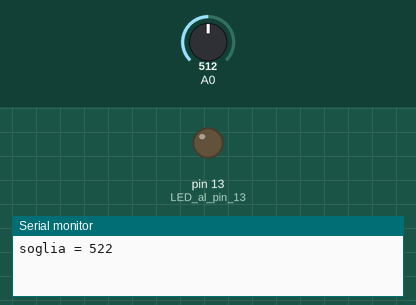
The sketch below on a simulated Arduino Uno, built with avr-gcc and run on an emulated ATmega328P. Shown: output pins drawn as LEDs (lit = HIGH), the last lines printed to the serial monitor. The test bench sets the inputs (shaded band); at power-on: A0 = 512.

Above: at 2.2 s.
2.3 s: A0 set to 531
At 3.6 s:
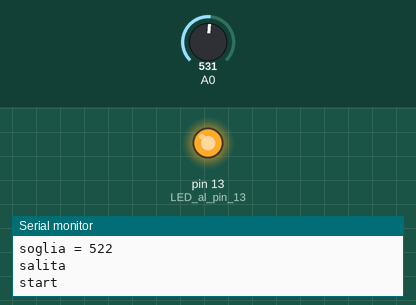
3.9 s: A0 set to 511
At 4.6 s:
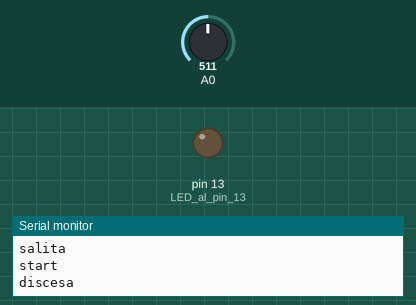
5.6 s: A0 set to 716
At 6.7 s:
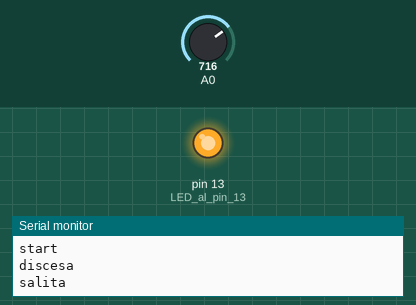
7.2 s: A0 set to 306
At 8.8 s:
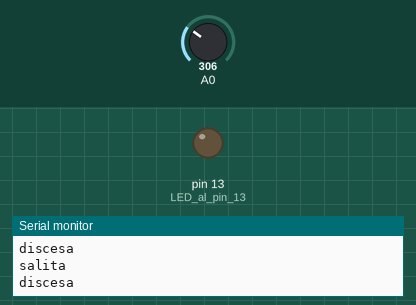
Timing chart, 0 to 9.9 s (numbered marks = the images above; inputs shaded):
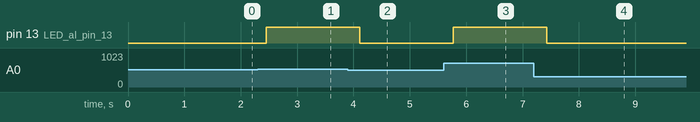

Measured:
- the behaviour switches between 522 and 523 on A0 (found by bisection; images 0 and 1)
- after the input at 2.3 s, pin 13 (LED_al_pin_13): LOW → HIGH after 0.16 s
- after the input at 3.9 s, pin 13 (LED_al_pin_13): HIGH → LOW after 0.21 s
- after the input at 5.6 s, pin 13 (LED_al_pin_13): LOW → HIGH after 0.17 s
- after the input at 7.2 s, pin 13 (LED_al_pin_13): HIGH → LOW after 0.23 s

The sketch:

fotoresistore_conteggio.ino
```cpp
// Esperimento con fotoresistore - conteggio

int x = 0;       // variabile dove salviamo la media dei dati
int soglia = 0;  // variabile misurata solo all'inizio

bool stato = false;       // stato e prev_stato falsi: sotto soglia
bool prev_stato = false;  // stato e prev_stato veri: sopra soglia
                          // fronte salita se stato vero ma prev_stato falso
                          // fronte discesa se stato falso ma prev_stato vero

bool count = false;  // variabile che ci dice se stiamo conteggiando o no
long istante = 0;    // variabile che misura l'istante a inizio conteggio,
                     // che inizierà ad ogni fronte di salita

#define FINESTRA 10000  // durata fissa di conteggio, in millisecondi
int click = 0;          // variabile che aumenta ad ogni fronte di discesa


int const fsize = 3;  // numero costante di misure prima di fare la media
int fil[fsize];       // array che conterrà le misure
int i = 0;            // indice per segnarci quale misura si sta facendo
float avg = 0.0;      // variabile utile per calcolare la media mobile


void setup() {
  Serial.begin(9600);   // Attiviamo la seriale fissandola a 9600 baud

  x = analogRead(A0); //Serial.print(x); Serial.print(" ");
  delay(500);
  x += analogRead(A0); //Serial.print(x/2); Serial.print(" ");
  delay(500);
  x += analogRead(A0); //Serial.println(x/3);

  soglia = x/3 + 10;   // la soglia è frutto di una media di tre misure,
                       // poi sommiamo un valore consono per la luce ambientale
  Serial.print("soglia = "); Serial.println(soglia);

  pinMode(LED_BUILTIN, OUTPUT);  // LED al pin 13, se usiamo Arduino UNO
}


void loop(){

  fil[i] = analogRead(A0);   // facciamo la misura, qui e ora
  delay(50);                 // aspettiamo 50 millisecondi
  if(i < (fsize-1)) i++;     // aumentiamo di uno il contatore della misura
  else i = 0;                // se siamo a fine misura risettiamo a zero

  avg = 0;   // risettiamo a zero
  for(int j = 0; j< fsize; j++){
    avg += (float)fil[j];   // sommiamo tutti i valori di array
  }
  avg = avg / (float)(fsize);  // divido la somma attuale per dimensione array
                        // NB si potrebbe migliorare questa parte,
                        // troppi i calcoli di avg,
                        // infatti solo alla fine ho la media adeguata...

  if(i == (fsize-1)){  // solo alla fine
    x = avg;  // valuto x
    //Serial.print(x); Serial.print(" "); Serial.println(soglia);
    //Serial.println(stato);
    if(x > soglia){   // lo confronto con la soglia
      stato = true;
    }else{
      stato = false;
    }
  }

  if(!prev_stato && stato) {
    digitalWrite(LED_BUILTIN, HIGH);
    Serial.println("salita");
    if(!count){
      count = true;
      istante = millis();
      Serial.println("start");
      click = 0;
    }
  }

  if (prev_stato && !stato){
    digitalWrite(LED_BUILTIN, LOW);
    Serial.println("discesa");
    click++;
  }

  prev_stato = stato;

  // DI SEGUITO: la differenza (millis() - istante) è intervallo di tempo,
  // se supera la finestra finisce il conteggio, altrimenti riparte col loop
  if(count && ( (millis()-istante) > FINESTRA) ){
    count = false;
    Serial.println("fine");
    Serial.print("Numero di rilevazioni = "); Serial.println(click); Serial.println("-------");
  }

}


// Da Paolo Aliverti:
// Fonte https://www.youtube.com/watch?v=GOGpCERzdns
//       (partitore resistivo e lettura dati analogici)
// Fonte https://www.youtube.com/watch?v=Utl1bhzv0dY
//       (fronti salita e discesa)
// Fonte https://www.youtube.com/watch?v=cnQSCPUgiA4
//       (per filtro a media mobile)
// Fonte per sviluppo futuro https://www.youtube.com/watch?v=EDYA7WZKhn8
//       (quanto tempo l'hai premuto)
```
